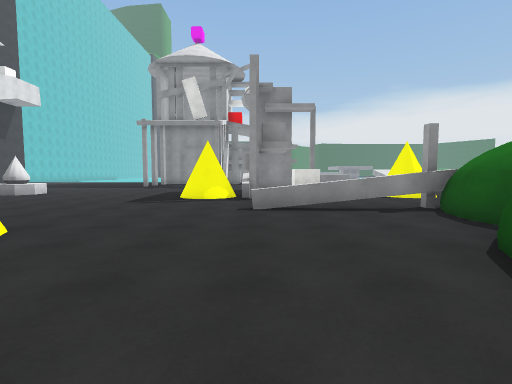
[1] (above)

24 first-person views from a walk through a 3-D level made in the Unity game engine. The camera is 1.5 m above the floor, tilts 4° down and sees 85° across. The floor is counted in squares, 2 m on a side. Each view is taken from the middle of a square. On the plan, view 1 faces up. The plan holds only what a view shows up to about 10 squares ahead; the rest is blank. The place goes on beyond the plan. The player is left out. Some animated figures are not drawn. Surface patterns are stand-ins for the level's own textures.

[2]
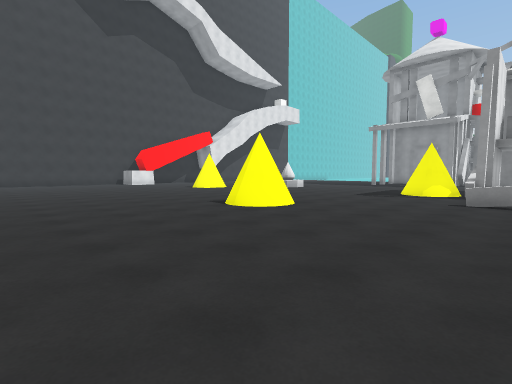

[3]
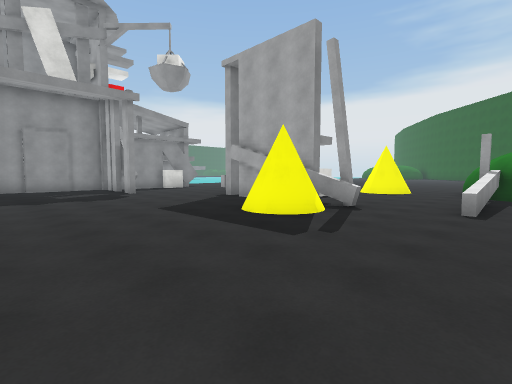

[4]
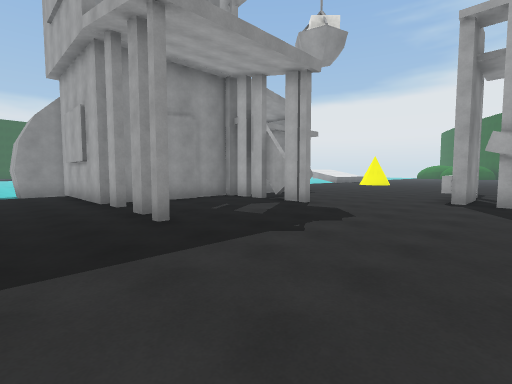

[5]
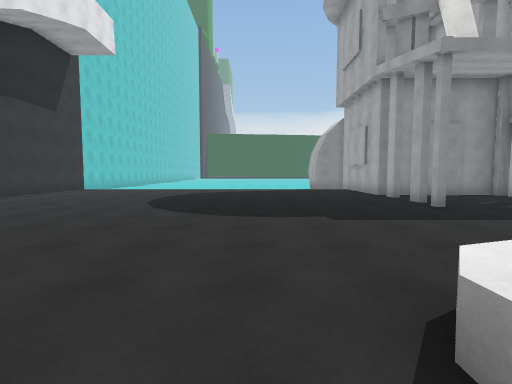

[6]
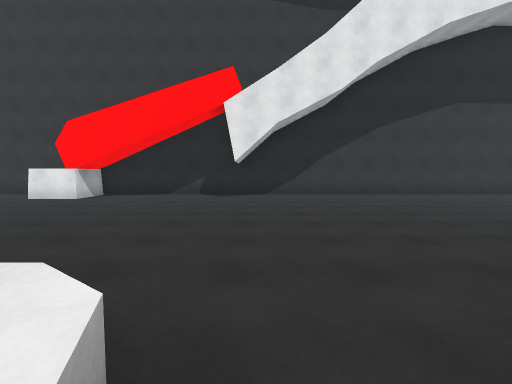

[7]
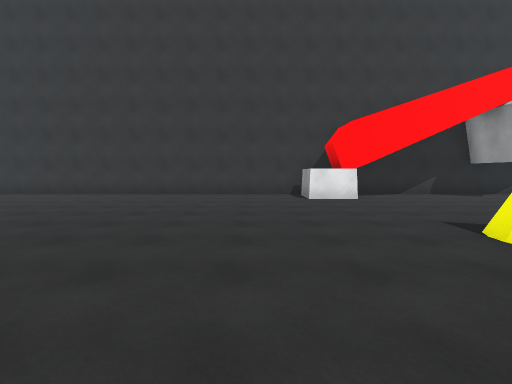

[8]
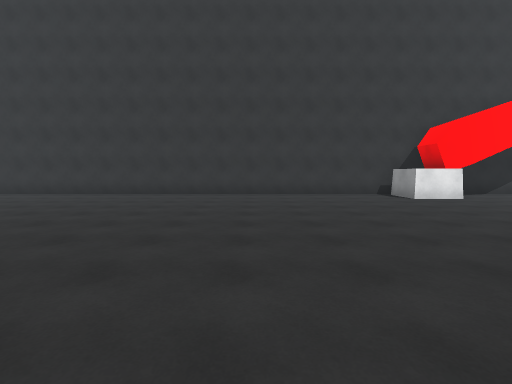

[9]
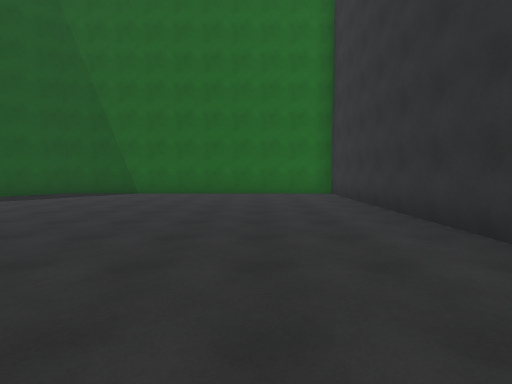

[10]
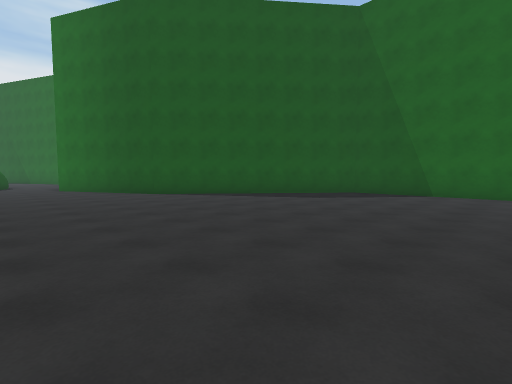

[11]
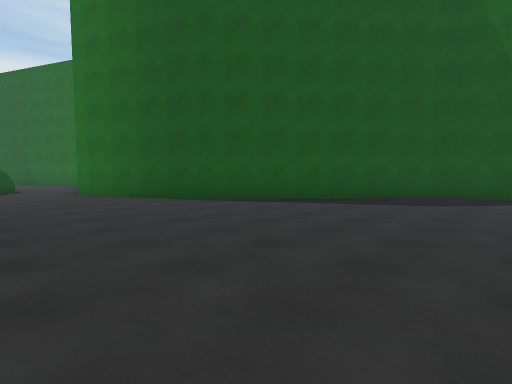

[12]
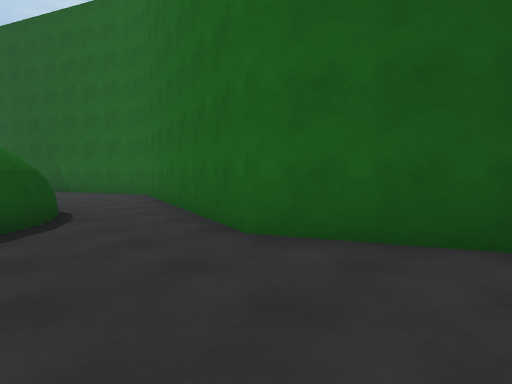

[13]
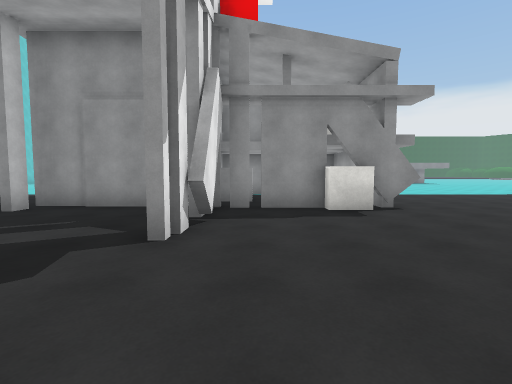

[14]
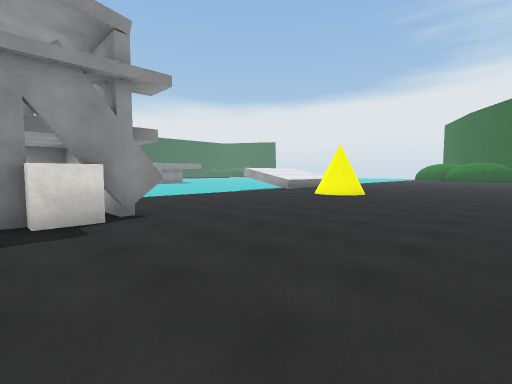

[15]
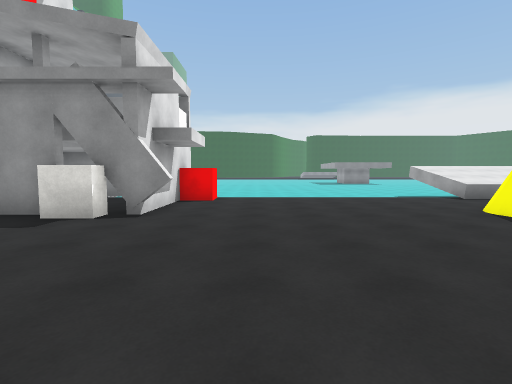

[16]
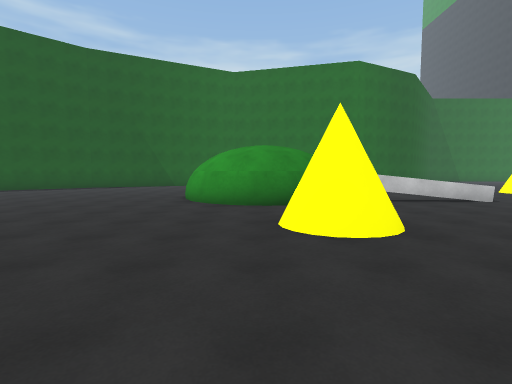

[17]
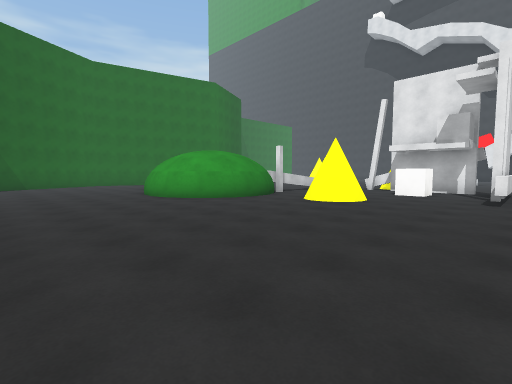

[18]
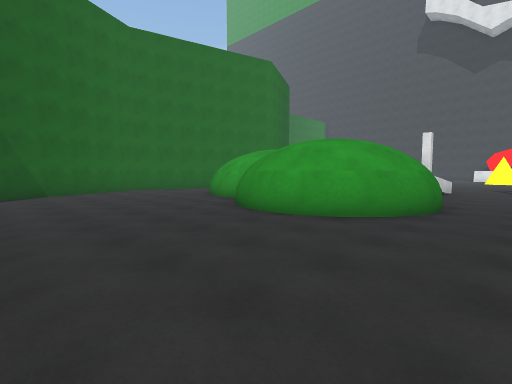

[19]
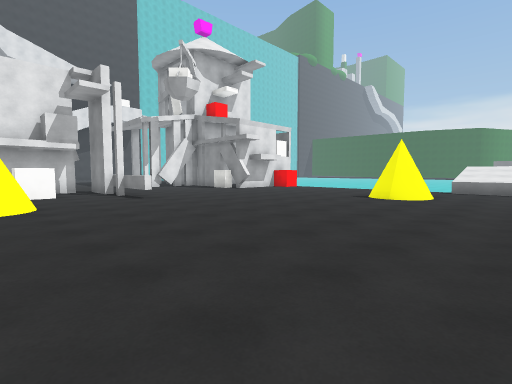

[20]
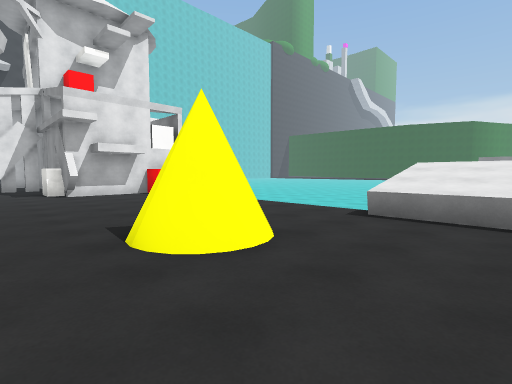

[21]
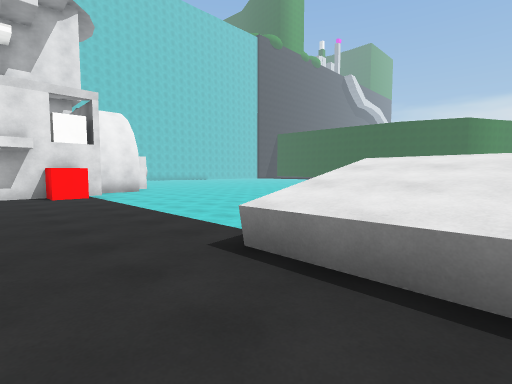

[22]
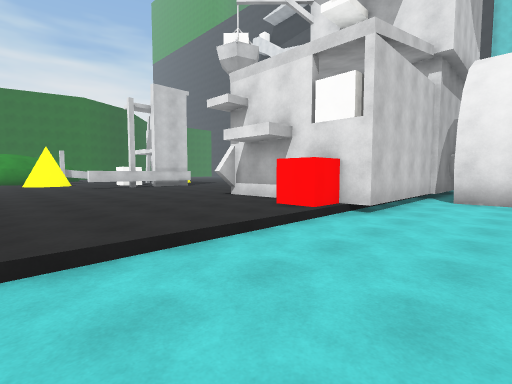

[23]
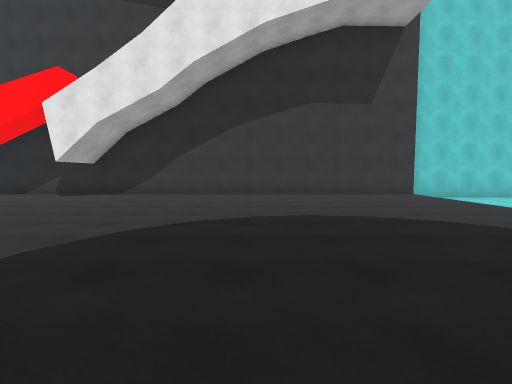

[24]
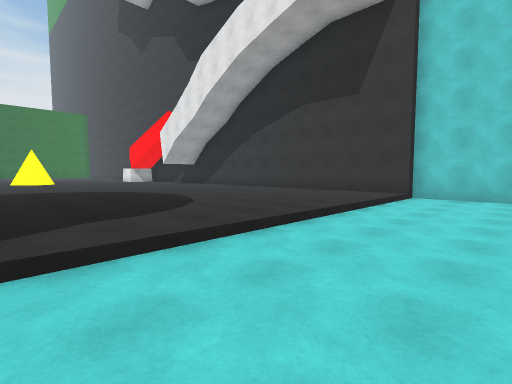

### Floor plan
Key: @ floor where view 1 was taken; # wall or solid block; . main floor; : floor 0.25 m higher than the main floor; - floor 0.25 m lower than the main floor; / step, stairs or slope; = window, fence, low wall or low ledge; ^ raised ledge; T thing the floor can be seen under or through; P plank; B block; O other object.
Columns run from 18 left of view 1 to 12 right of it. Each row starts with its distance up from view 1.
 24 =--------- #     #----------
 23 =--------- ##    #----------#
 22 #---------  #########-------^^^
 21 #......... .#    ...#.......^^^
 20 #...........#   BB..#..........
 19 #...........#####B .#..........
 18 #...........P...PP#B#......#...
 17 #...............P..............
 16 #...........P...P..............
 15 #..............................
 14 #..............................
 13 #..............................
 12 #.................##==#........
 11 #.................#............
 10 #........OO.......#.#../.......
  9 #........OO.....###...:#.......
  8 #.......   .....###............
  7 #......     ...................
  6 ###....#    ......=^^^T###.....
  5 ###......   ..........T  ##....
  4 #......... ...........#  ##....
  3 #.............#......## ##.....
  2 #...................##  #......
  1 #...................    #......
  0 #.................@..## #......
 -1 #.....................# .......
 -2 #.............................#
 -3 #................######.....###
 -4 #..............###    #######
 -5 #.............##
 -6 #............##
 -7 #...........##
 -8 #...........#
 -9 #..........##
-10 ############

Where each view was taken, in squares from view 1:
view 1: 0 up, 0 right, facing up
view 2: 2 down, 1 right, facing up-left
view 3: 5 up, 6 left, facing up-right
view 4: 11 up, 8 left, facing up-right
view 5: 9 up, 10 left, facing up
view 6: 11 up, 8 left, facing left
view 7: 3 up, 8 left, facing left
view 8: 0 up, 8 left, facing left
view 9: 0 up, 15 left, facing down
view 10: 0 up, 13 left, facing down-right
view 11: 0 up, 10 left, facing down-right
view 12: 0 up, 2 left, facing down-right
view 13: 12 up, 1 left, facing up
view 14: 13 up, 0 right, facing up-right
view 15: 13 up, 4 right, facing up
view 16: 13 up, 6 right, facing down
view 17: 13 up, 12 right, facing down-left
view 18: 8 up, 12 right, facing down-left
view 19: 9 up, 12 right, facing up-left
view 20: 16 up, 12 right, facing up-left
view 21: 19 up, 12 right, facing up-left
view 22: 24 up, 7 right, facing down-left
view 23: 16 up, 8 left, facing left
view 24: 24 up, 9 left, facing down-left
